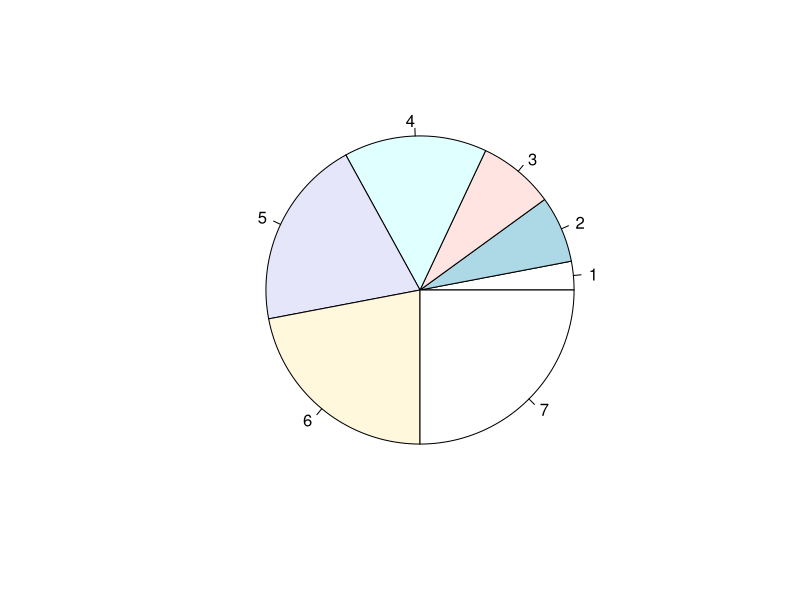
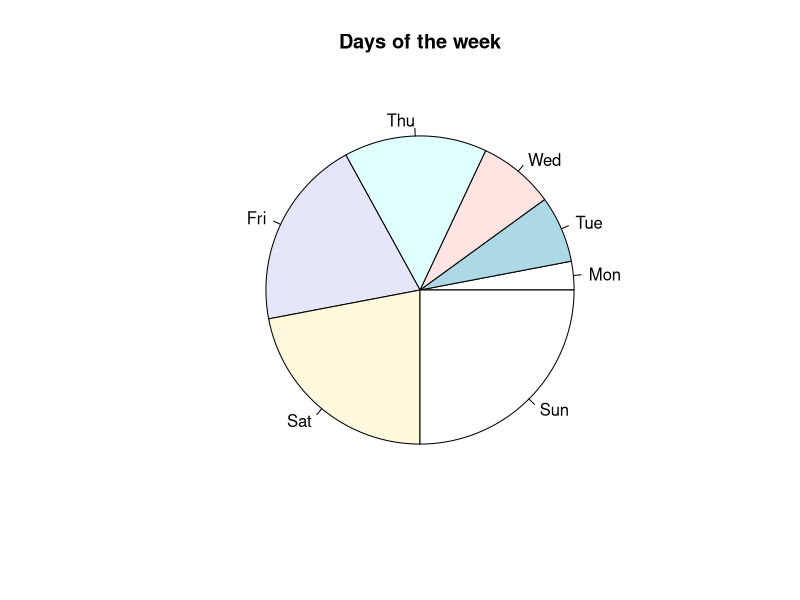
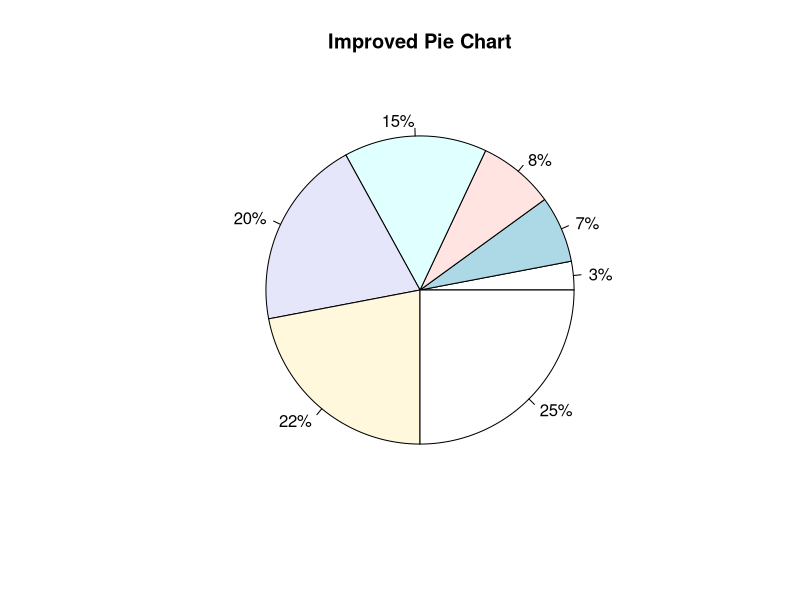

Generate these figures, in order, with R: (Note: this script raises an error after producing the figures.)
#Kody Ellis
#assignment 4


dayvec <- c(3,7,8,15,20,22,25)
pie(dayvec)

pie(dayvec, main = "Days of the week", color = rainbow(length(dayvec)), labels = c("Mon", "Tue", "Wed" , "Thu", "Fri", "Sat", "Sun") )

chartcolors <- c("green", "yellow", "orange", "red","hotpink", "purple", "blue")


percentlabels <- round(100*dayvec/sum(dayvec), 1) 


piechartlabels <- paste(percentlabels, "%", sep="") 


pie(dayvec,main = "Improved Pie Chart", color = chartcolors, labels = piechartlabels)

legend("topright", days , fill=chartcolors, cex=0.5) 

ogivevec <- c(6,10,10,17,7,12,7,11,6,16,3,8,13,8,7,12,6,5,10,9)

ogivehist <- hist(ogivevec)
ogivehist$counts <- cumsum(ogivehist$counts) 
plot(sort(ogivevec), 1:length(ogivevec))
stem(islands)
stem(ChickWeight$weight, scale =2, width = 100)
boxplot(mtcars$mpg)
boxplot(airquality$Temp,main = "Maximum daily temperature", xlab= "Degrees", ylab="Temp" ,col="orange",horiz = TRUE, notch = TRUE, border="brown")




